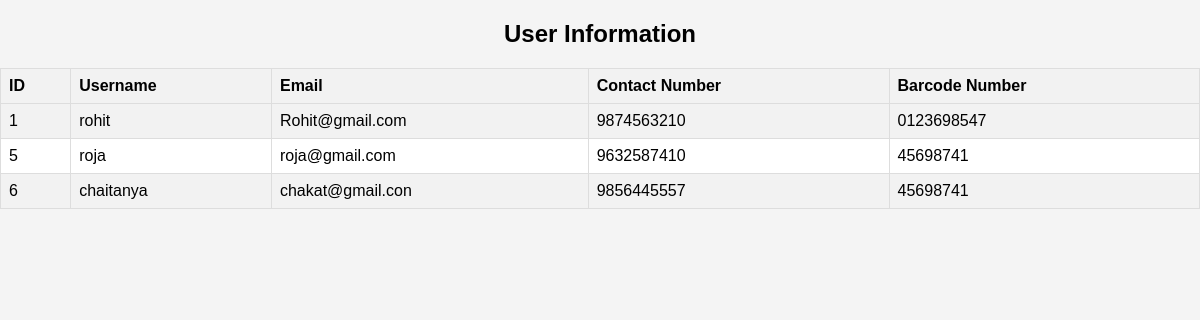
/admin/users.php, run on the app's committed database.
### tables this page shows
CREATE TABLE `reg` (
  `student_id` int(11) NOT NULL,
  `username` varchar(255) NOT NULL,
  `email` varchar(255) NOT NULL,
  `password` varchar(255) NOT NULL,
  `contact_number` varchar(20) DEFAULT NULL,
  `barcode_number` varchar(20) DEFAULT NULL,
  `type` enum('student','faculty','librarian') NOT NULL DEFAULT 'student'
);

### admin/users.php (the view, shortened to what this page needs)
<!DOCTYPE html>
<html lang="en">
<head>
</head>
<body>
    <h2>User Information</h2>
    <?php
    include ('../connection.php');
    $query = "SELECT student_id, username, email,contact_number,barcode_number FROM reg";
    $result = mysqli_query($conn, $query);
    if (mysqli_num_rows($result) > 0) {
        echo "<table>";
        echo "<tr><th>ID</th><th>Username</th><th>Email</th><th>Contact Number</th><th>Barcode Number</th></tr>";
        while ($row = mysqli_fetch_assoc($result)) {
            echo "<tr>";
            echo "<td>" . $row["student_id"] . "</td>";
            echo "<td>" . $row["username"] . "</td>";
            echo "<td>" . $row["email"] . "</td>";
            echo "<td>" . $row["contact_number"] . "</td>";
            echo "<td>" . $row["barcode_number"] . "</td>";
            echo "</tr>";
        }
        echo "</table>";
    } else {
        echo "No users found";
    }
    ?>
</body>
</html>

### admin/users.php (style rules this page uses)
body { font-family: Arial, sans-serif; margin: 0; padding: 0; background-color: #f4f4f4; }
h2 { text-align: center; margin-top: 20px; }
table { border-collapse: collapse; width: 100%; animation: fadeIn 1s ease; background-color: #fff; }
th, td { border: 1px solid #dddddd; text-align: left; padding: 8px; }
th { background-color: #f2f2f2; }
tr:nth-child(even) { background-color: #f2f2f2; }

### data on the page
reg: student_id "1", username "rohit", email "Rohit@gmail.com", contact_number "9874563210", barcode_number "0123698547"
reg: student_id "5", username "roja", email "roja@gmail.com", contact_number "9632587410", barcode_number "45698741"
reg: student_id "6", username "chaitanya", email "chakat@gmail.con", contact_number "9856445557", barcode_number "45698741"
